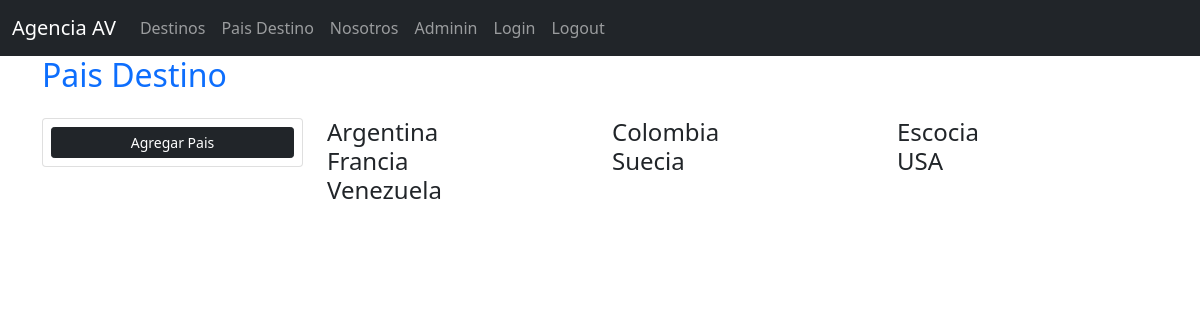
The app's page /categories/category_list/ with its own data.
### apps/categories/models.py (models this page shows, shortened)
class Category(models.Model):
    name = models.CharField(max_length=150)
    class Meta:
        ordering = ['name']
        verbose_name = ("Category")
        verbose_name_plural = ("Categories")

### apps/categories/views.py (the view)
# urls.py: path('category_list/', views.category_list, name = 'category_list'),
def category_list (request):
    categories = Category.objects.order_by('name')
    context = {
        'categories': categories,
    }
    return render(request, 'categories/category_list.html', context)

### apps/categories/templates/categories/category_list.html
{% extends 'categories/base.html' %}
{% load static %}
{% block content %}
<div class="container mb-4">
    <div class="row">
        <div class="col-12">
            <h2 class="font-weight-bold heading text-primary mb-6">Pais Destino</h2>
        </div>
        <div class="col-md-3 mt-3">
            <div class="card">
                <a href="{% url 'category_create' %}" class="m-2 btn btn-dark btn-sm">Agregar Pais</a>
            </div>
        </div>
        <div class="col-md-9 mt-3">
            <div class="row">
                {% for categories in categories %}
                <div class="col-md-4">
                        <h4 class="card-text">{{ categories.name }}</h4>
                </div>
                {% endfor %}
            </div>
        </div>
    </div>
</div>
{% endblock %}

### apps/categories/templates/categories/base.html (shortened to what this page needs)
<!DOCTYPE html>
<html lang="en">
  <head>
    <link rel="stylesheet" href="/static/css/style.css">
    <link rel="stylesheet" href="/static/css/bootstrap.min.css">
  </head>
  <body>
<section>
  <nav class="navbar navbar-expand-lg bg-dark navbar-dark ">
     <div class="container-fluid justify-content-center">
      <a class="navbar-brand" href="{% url 'home' %}"> Agencia AV</a>
        <div class="collapse navbar-collapse" id="navbarResponsive">
          <ul class="navbar-nav mr-auto mt-2 mt-lg-0">
            <li class="nav-item"><a class="nav-link" href="{% url 'product_list' %}">Destinos</a></li>
            <li class="nav-item"><a class="nav-link" href="{% url 'category_list' %}">Pais Destino</a></li>
            <li class="nav-item"><a class="nav-link" href="{% url 'about' %}">Nosotros</a></li>
            <li class="nav-item"><a class="nav-link" href="{% url 'admin:index' %}">Adminin</a>
          </ul>
          <ul class="nav navbar-nav my-2 my-lg-0">
            <li class="nav-item"><a class="nav-link" href="#"> Login</a></li>
            <li class="nav-item"><a class="nav-link" href="#"> Logout</a></li>
          </ul>
        </div>
    </div>
  </nav>
</section>
  <body>
      {% block content %}
      {% endblock %}
  </body>
  </body>
</html>

### records on screen
Category: name "Argentina"
Category: name "Colombia"
Category: name "Escocia"
Category: name "Francia"
Category: name "Suecia"
Category: name "USA"
Category: name "Venezuela"
